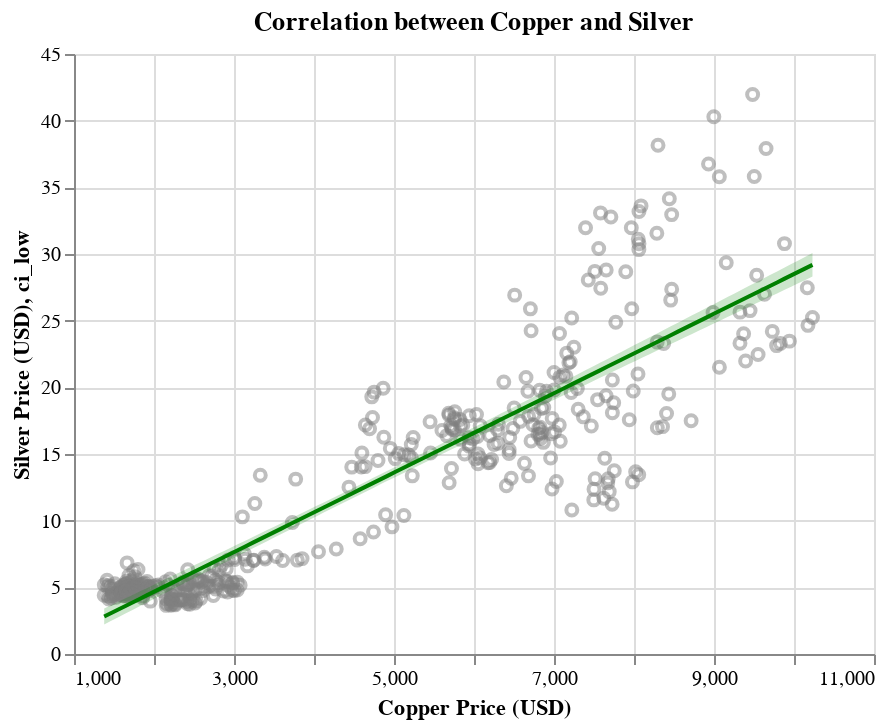

Notebook code for this chart:
### Code cell
# display the charts
copper_comp_chart

### Figure 1 — Vega-Lite specification as saved in the notebook (floating-point values rounded to 4 significant figures; data arrays with more than 128 entries replaced by an {"elided": "..."} marker saying what was removed)
{"config": {"view": {"continuousWidth": 400, "continuousHeight": 300}}, "layer": [{"data": {"name": "data-2b93f7c314d99252cf6aa61acd5f3322"}, "mark": {"type": "point", "color": "grey", "opacity": 0.5}, "encoding": {"x": {"field": "Copper", "scale": {"zero": false}, "title": "Copper Price (USD)", "type": "quantitative"}, "y": {"field": "Silver", "scale": {"zero": false}, "title": "Silver Price (USD)", "type": "quantitative"}}, "title": "Correlation between Copper and Silver"}, {"layer": [{"mark": {"type": "errorband", "color": "green", "opacity": 0.2}, "encoding": {"x": {"field": "Copper", "type": "quantitative"}, "y": {"field": "ci_low", "type": "quantitative"}, "y2": {"field": "ci_high"}}}, {"mark": {"type": "line", "color": "green"}, "encoding": {"x": {"field": "Copper", "type": "quantitative"}, "y": {"field": "Silver", "type": "quantitative"}}}], "data": {"name": "data-add8a0eef781b2cea7c297d651fba224"}}], "$schema": "https://vega.github.io/schema/vega-lite/v4.17.0.json", "datasets": {"data-2b93f7c314d99252cf6aa61acd5f3322": {"elided": "396 records"}, "data-add8a0eef781b2cea7c297d651fba224": [{"Copper": 1377.0, "Silver": 2.812, "ci_low": 2.212, "ci_high": 3.412}, {"Copper": 1466.0, "Silver": 3.076, "ci_low": 2.485, "ci_high": 3.666}, {"Copper": 1554.0, "Silver": 3.339, "ci_low": 2.759, "ci_high": 3.92}, {"Copper": 1643.0, "Silver": 3.603, "ci_low": 3.032, "ci_high": 4.174}, {"Copper": 1732.0, "Silver": 3.867, "ci_low": 3.305, "ci_high": 4.429}, {"Copper": 1820.0, "Silver": 4.131, "ci_low": 3.578, "ci_high": 4.683}, {"Copper": 1909.0, "Silver": 4.394, "ci_low": 3.851, "ci_high": 4.938}, {"Copper": 1997.0, "Silver": 4.658, "ci_low": 4.124, "ci_high": 5.192}, {"Copper": 2086.0, "Silver": 4.922, "ci_low": 4.397, "ci_high": 5.447}, {"Copper": 2174.0, "Silver": 5.186, "ci_low": 4.669, "ci_high": 5.702}, {"Copper": 2263.0, "Silver": 5.449, "ci_low": 4.942, "ci_high": 5.957}, {"Copper": 2351.0, "Silver": 5.713, "ci_low": 5.214, "ci_high": 6.212}, {"Copper": 2440.0, "Silver": 5.977, "ci_low": 5.486, "ci_high": 6.468}, {"Copper": 2528.0, "Silver": 6.241, "ci_low": 5.758, "ci_high": 6.724}, {"Copper": 2617.0, "Silver": 6.504, "ci_low": 6.029, "ci_high": 6.979}, {"Copper": 2705.0, "Silver": 6.768, "ci_low": 6.301, "ci_high": 7.236}, {"Copper": 2794.0, "Silver": 7.032, "ci_low": 6.572, "ci_high": 7.492}, {"Copper": 2882.0, "Silver": 7.296, "ci_low": 6.843, "ci_high": 7.748}, {"Copper": 2971.0, "Silver": 7.559, "ci_low": 7.114, "ci_high": 8.005}, {"Copper": 3060.0, "Silver": 7.823, "ci_low": 7.384, "ci_high": 8.262}, {"Copper": 3148.0, "Silver": 8.087, "ci_low": 7.654, "ci_high": 8.52}, {"Copper": 3237.0, "Silver": 8.351, "ci_low": 7.924, "ci_high": 8.777}, {"Copper": 3325.0, "Silver": 8.614, "ci_low": 8.194, "ci_high": 9.035}, {"Copper": 3414.0, "Silver": 8.878, "ci_low": 8.463, "ci_high": 9.293}, {"Copper": 3502.0, "Silver": 9.142, "ci_low": 8.732, "ci_high": 9.552}, {"Copper": 3591.0, "Silver": 9.406, "ci_low": 9.001, "ci_high": 9.811}, {"Copper": 3679.0, "Silver": 9.669, "ci_low": 9.269, "ci_high": 10.07}, {"Copper": 3768.0, "Silver": 9.933, "ci_low": 9.537, "ci_high": 10.33}, {"Copper": 3856.0, "Silver": 10.2, "ci_low": 9.805, "ci_high": 10.59}, {"Copper": 3945.0, "Silver": 10.46, "ci_low": 10.07, "ci_high": 10.85}, {"Copper": 4033.0, "Silver": 10.72, "ci_low": 10.34, "ci_high": 11.11}, {"Copper": 4122.0, "Silver": 10.99, "ci_low": 10.61, "ci_high": 11.37}, {"Copper": 4211.0, "Silver": 11.25, "ci_low": 10.87, "ci_high": 11.63}, {"Copper": 4299.0, "Silver": 11.52, "ci_low": 11.14, "ci_high": 11.89}, {"Copper": 4388.0, "Silver": 11.78, "ci_low": 11.4, "ci_high": 12.16}, {"Copper": 4476.0, "Silver": 12.04, "ci_low": 11.67, "ci_high": 12.42}, {"Copper": 4565.0, "Silver": 12.31, "ci_low": 11.93, "ci_high": 12.68}, {"Copper": 4653.0, "Silver": 12.57, "ci_low": 12.2, "ci_high": 12.95}, {"Copper": 4742.0, "Silver": 12.83, "ci_low": 12.46, "ci_high": 13.21}, {"Copper": 4830.0, "Silver": 13.1, "ci_low": 12.72, "ci_high": 13.47}, {"Copper": 4919.0, "Silver": 13.36, "ci_low": 12.98, "ci_high": 13.74}, {"Copper": 5007.0, "Silver": 13.63, "ci_low": 13.25, "ci_high": 14.0}, {"Copper": 5096.0, "Silver": 13.89, "ci_low": 13.51, "ci_high": 14.27}, {"Copper": 5184.0, "Silver": 14.15, "ci_low": 13.77, "ci_high": 14.54}, {"Copper": 5273.0, "Silver": 14.42, "ci_low": 14.03, "ci_high": 14.8}, {"Copper": 5361.0, "Silver": 14.68, "ci_low": 14.29, "ci_high": 15.07}, {"Copper": 5450.0, "Silver": 14.94, "ci_low": 14.55, "ci_high": 15.34}, {"Copper": 5539.0, "Silver": 15.21, "ci_low": 14.81, "ci_high": 15.6}, {"Copper": 5627.0, "Silver": 15.47, "ci_low": 15.07, "ci_high": 15.87}, {"Copper": 5716.0, "Silver": 15.74, "ci_low": 15.33, "ci_high": 16.14}, {"Copper": 5804.0, "Silver": 16.0, "ci_low": 15.59, "ci_high": 16.41}, {"Copper": 5893.0, "Silver": 16.26, "ci_low": 15.85, "ci_high": 16.68}, {"Copper": 5981.0, "Silver": 16.53, "ci_low": 16.11, "ci_high": 16.95}, {"Copper": 6070.0, "Silver": 16.79, "ci_low": 16.36, "ci_high": 17.22}, {"Copper": 6158.0, "Silver": 17.05, "ci_low": 16.62, "ci_high": 17.49}, {"Copper": 6247.0, "Silver": 17.32, "ci_low": 16.88, "ci_high": 17.76}, {"Copper": 6335.0, "Silver": 17.58, "ci_low": 17.14, "ci_high": 18.03}, {"Copper": 6424.0, "Silver": 17.85, "ci_low": 17.39, "ci_high": 18.3}, {"Copper": 6512.0, "Silver": 18.11, "ci_low": 17.65, "ci_high": 18.57}, {"Copper": 6601.0, "Silver": 18.37, "ci_low": 17.91, "ci_high": 18.84}, {"Copper": 6689.0, "Silver": 18.64, "ci_low": 18.16, "ci_high": 19.11}, {"Copper": 6778.0, "Silver": 18.9, "ci_low": 18.42, "ci_high": 19.38}, {"Copper": 6867.0, "Silver": 19.16, "ci_low": 18.67, "ci_high": 19.66}, {"Copper": 6955.0, "Silver": 19.43, "ci_low": 18.93, "ci_high": 19.93}, {"Copper": 7044.0, "Silver": 19.69, "ci_low": 19.18, "ci_high": 20.2}, {"Copper": 7132.0, "Silver": 19.96, "ci_low": 19.44, "ci_high": 20.47}, {"Copper": 7221.0, "Silver": 20.22, "ci_low": 19.69, "ci_high": 20.75}, {"Copper": 7309.0, "Silver": 20.48, "ci_low": 19.95, "ci_high": 21.02}, {"Copper": 7398.0, "Silver": 20.75, "ci_low": 20.2, "ci_high": 21.29}, {"Copper": 7486.0, "Silver": 21.01, "ci_low": 20.46, "ci_high": 21.56}, {"Copper": 7575.0, "Silver": 21.27, "ci_low": 20.71, "ci_high": 21.84}, {"Copper": 7663.0, "Silver": 21.54, "ci_low": 20.97, "ci_high": 22.11}, {"Copper": 7752.0, "Silver": 21.8, "ci_low": 21.22, "ci_high": 22.38}, {"Copper": 7840.0, "Silver": 22.07, "ci_low": 21.47, "ci_high": 22.66}, {"Copper": 7929.0, "Silver": 22.33, "ci_low": 21.73, "ci_high": 22.93}, {"Copper": 8018.0, "Silver": 22.59, "ci_low": 21.98, "ci_high": 23.2}, {"Copper": 8106.0, "Silver": 22.86, "ci_low": 22.24, "ci_high": 23.48}, {"Copper": 8195.0, "Silver": 23.12, "ci_low": 22.49, "ci_high": 23.75}, {"Copper": 8283.0, "Silver": 23.38, "ci_low": 22.74, "ci_high": 24.03}, {"Copper": 8372.0, "Silver": 23.65, "ci_low": 23.0, "ci_high": 24.3}, {"Copper": 8460.0, "Silver": 23.91, "ci_low": 23.25, "ci_high": 24.57}, {"Copper": 8549.0, "Silver": 24.18, "ci_low": 23.5, "ci_high": 24.85}, {"Copper": 8637.0, "Silver": 24.44, "ci_low": 23.76, "ci_high": 25.12}, {"Copper": 8726.0, "Silver": 24.7, "ci_low": 24.01, "ci_high": 25.4}, {"Copper": 8814.0, "Silver": 24.97, "ci_low": 24.26, "ci_high": 25.67}, {"Copper": 8903.0, "Silver": 25.23, "ci_low": 24.52, "ci_high": 25.95}, {"Copper": 8991.0, "Silver": 25.49, "ci_low": 24.77, "ci_high": 26.22}, {"Copper": 9080.0, "Silver": 25.76, "ci_low": 25.02, "ci_high": 26.5}, {"Copper": 9168.0, "Silver": 26.02, "ci_low": 25.27, "ci_high": 26.77}, {"Copper": 9257.0, "Silver": 26.29, "ci_low": 25.53, "ci_high": 27.04}, {"Copper": 9346.0, "Silver": 26.55, "ci_low": 25.78, "ci_high": 27.32}, {"Copper": 9434.0, "Silver": 26.81, "ci_low": 26.03, "ci_high": 27.59}, {"Copper": 9523.0, "Silver": 27.08, "ci_low": 26.28, "ci_high": 27.87}, {"Copper": 9611.0, "Silver": 27.34, "ci_low": 26.54, "ci_high": 28.14}, {"Copper": 9700.0, "Silver": 27.6, "ci_low": 26.79, "ci_high": 28.42}, {"Copper": 9788.0, "Silver": 27.87, "ci_low": 27.04, "ci_high": 28.69}, {"Copper": 9877.0, "Silver": 28.13, "ci_low": 27.29, "ci_high": 28.97}, {"Copper": 9965.0, "Silver": 28.4, "ci_low": 27.55, "ci_high": 29.24}, {"Copper": 10050.0, "Silver": 28.66, "ci_low": 27.8, "ci_high": 29.52}, {"Copper": 10140.0, "Silver": 28.92, "ci_low": 28.05, "ci_high": 29.79}, {"Copper": 10230.0, "Silver": 29.19, "ci_low": 28.3, "ci_high": 30.07}]}}
